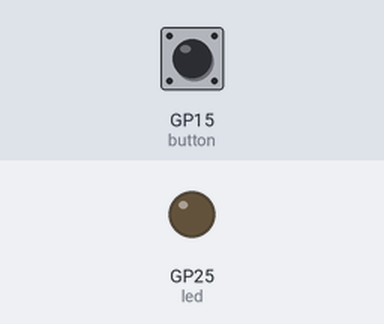
A program run on a simulated Raspberry Pi Pico running CircuitPython. Parts: output pins drawn as LEDs (lit = HIGH). The inputs (shaded band) are chosen by the test bench; at power-on: GP15 (button) HIGH. What the program prints to the serial console is not drawn.

Above: at 1.2 s.
1.3 s: GP15 (button) pulled LOW for 0.15 s
At 1.37 s:
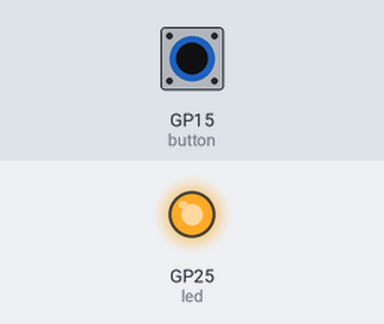
2.9 s: GP15 (button) pulled LOW for 3.2 s
At 7.2 s:
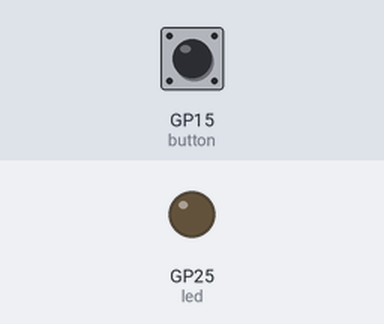
Timing chart, 0 to 8.7 s (numbered marks = the images above; inputs shaded):
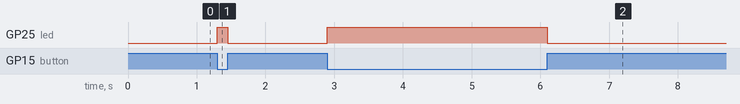

The program:

LED_buttoncontrol.py
```python
'''
ESC204 2022W Widget Lab 1, Part 10
Task: Blink an external LED on button press.
'''
# Import libraries needed for blinking the LED
import board
import digitalio

# Configure the internal GPIO connected to the LED as a digital output
led = digitalio.DigitalInOut(board.LED)
led.direction = digitalio.Direction.OUTPUT

# Configure the internal GPIO connected to the button as a digital input
button = digitalio.DigitalInOut(board.GP15)
button.direction = digitalio.Direction.INPUT
button.pull = digitalio.Pull.UP # Set the internal resistor to pull-up

# Print a message on the serial console
print('Hello! My LED is controlled by the button.')

# Loop so the code runs continuously
while True:
	led.value = not button.value	# if the button is pressed
```

Measured:
- after the input at 1.3 s, GP25 (led): LOW → HIGH at once, → LOW 0.15 s later
- after the input at 2.9 s, GP25 (led): LOW → HIGH at once, → LOW 3.2 s later
